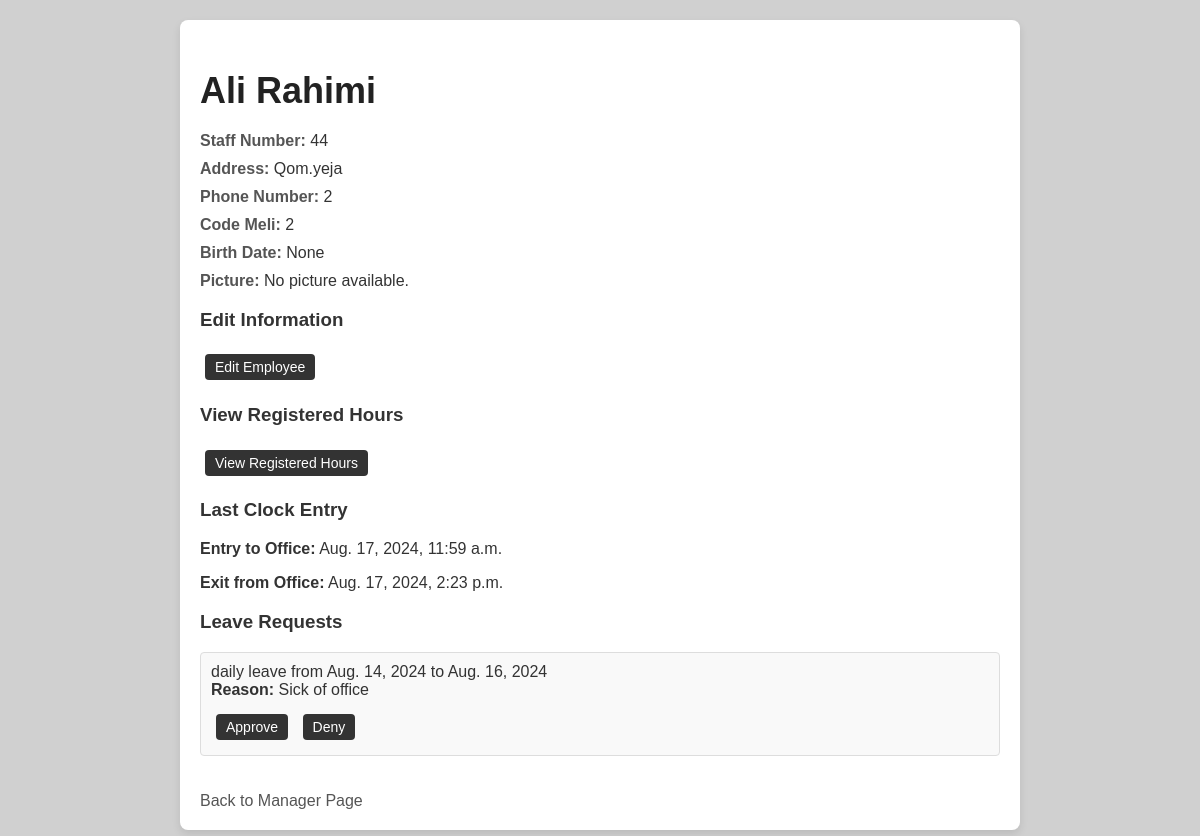
The app's page /employee/5/ (signed in) with its own data.
### daftarMain/models.py (models this page shows, shortened)
class OfficeUser(models.Model):
    MILITARY_SERVICE_TYPE = [
        ('COM', 'Complete'),
        ('PEN', 'Pending'),
        ('N/A' , 'Do not have')
    ]
    user = models.OneToOneField(User, on_delete=models.CASCADE, null=True, blank=True) # remove null, blank = true
    first_name = models.CharField(max_length=30)
    last_name = models.CharField(max_length=30)
    phone = models.CharField(max_length=15, unique=True)
    home_phone = models.CharField(max_length=15, unique=True, null=True, blank=True)
    birth_date = models.DateField(null=True, blank=True)
    code_meli = models.CharField(max_length=10)
    office_admin = models.ForeignKey(OfficeManager, on_delete=models.CASCADE, null=True, blank=True) # remove null, blank = true
    staff_number = models.CharField(max_length=20, unique=True, null=True, blank=True)
    staff_pic = models.ImageField(upload_to='staff_pics/', null=True, blank=True)
    address = models.TextField(null=True, blank=True)
    have_bime = models.BooleanField(default=False)
    code_bime = models.CharField(max_length=30,null=True,blank=True)
    family_phone_number = models.CharField(max_length=15,null=True,blank=True)
    marital_status = models.BooleanField(default=False)
    military_service_status = models.CharField(max_length=3 ,choices= MILITARY_SERVICE_TYPE, default='N/A')
    childeren_count = models.CharField(max_length=3,default= 0)

class Clock(models.Model):
    entry_to_office = models.DateTimeField(null=True, blank=True)
    exit_from_office = models.DateTimeField(null=True, blank=True)
    is_reward_punishment = models.BooleanField(default=False)
    office_user = models.ForeignKey(OfficeUser, on_delete=models.PROTECT, null=True, blank=True) # remove null, blank = true
    projects = models.ManyToManyField('Project', related_name="clock_entries", blank=True)

class Leave(models.Model):
    office_user = models.ForeignKey(OfficeUser, on_delete=models.CASCADE)
    leave_type = models.CharField(max_length=10, choices=[('hourly', 'Hourly'), ('daily', 'Daily')])
    start_time = models.DateTimeField(null=True, blank=True)
    end_time = models.DateTimeField(null=True, blank=True)
    start_date = models.DateField(null=True, blank=True)
    end_date = models.DateField(null=True, blank=True)
    reason = models.TextField(null=True, blank=True)
    approved = models.BooleanField(default=None, null=True, blank=True)

### daftarMain/views.py (the view)
# urls.py: path('employee/<int:employee_id>/', views.employee_detail, name='employee_detail'),
@login_required
def employee_detail(request, employee_id):
    employee = get_object_or_404(OfficeUser, id=employee_id)
    last_clock_entry = Clock.objects.filter(office_user=employee).order_by('-entry_to_office').first()
    leave_requests = Leave.objects.filter(office_user=employee, approved=None).order_by('-start_date')
    context = {
        'employee': employee,
        'last_clock_entry': last_clock_entry,
        'leave_requests': leave_requests,
    }
    return render(request, 'employee_detail.html', context)

### daftarMain/templates/employee_detail.html (shortened to what this page needs)
<!DOCTYPE html>
<html lang="en">
<head>
</head>
<body>
    <div class="container">
        <h2>{{ employee.first_name }} {{ employee.last_name }}</h2>
        <div class="details">
            <p><strong>Staff Number:</strong> {{ employee.staff_number }}</p>
            <p><strong>Address:</strong> {{ employee.address }}</p>
            <p><strong>Phone Number:</strong> {{ employee.phone }}</p>
            <p><strong>Code Meli:</strong> {{ employee.code_meli }}</p>
            <p><strong>Birth Date:</strong> {{ employee.birth_date }}</p>
            {% if employee.staff_pic %}
                <p><strong>Picture:</strong></p>
                <img src="{{ employee.staff_pic.url }}" alt="{{ employee.first_name }}'s Picture" width="200">
            {% else %}
                <p><strong>Picture:</strong> No picture available.</p>
            {% endif %}
            <h3>Edit Information</h3>
            <a href="{% url 'edit_employee' employee.id %}" class="button">Edit Employee</a>
            <h3>View Registered Hours</h3>
            <a href="{% url 'registered_hours' employee.id %}" class="button">View Registered Hours</a>
        </div>
        <h3>Last Clock Entry</h3>
        {% if last_clock_entry %}
            <p><strong>Entry to Office:</strong> {{ last_clock_entry.entry_to_office }}</p>
            <p><strong>Exit from Office:</strong> {{ last_clock_entry.exit_from_office }}</p>
        {% else %}
            <p>No clock entries found.</p>
        {% endif %}
        <h3>Leave Requests</h3>
        <div class="leave-requests">
            {% if leave_requests %}
                <ul>
                    {% for leave in leave_requests %}
                    <li>
                        {{ leave.leave_type }} leave from
                        {% if leave.leave_type == 'daily' %}
                            {{ leave.start_date }}
                            to {{ leave.end_date }}
                        {% elif leave.leave_type == 'hourly' %}
                            {{ leave.start_time }}
                            to {{ leave.end_time }}
                        {% endif %} <br>
                        <strong>Reason:</strong> {{ leave.reason }} <br>
                        <div class="buttons">
                            <form method="post" action="{% url 'approve_leave' leave.id %}" style="display:inline;">
                                <button type="submit" class="button">Approve</button>
                            </form>
                            <form method="post" action="{% url 'deny_leave' leave.id %}" style="display:inline;">
                                <button type="submit" class="button">Deny</button>
                            </form>
                        </div>
                    </li>
                    {% endfor %}
                </ul>
            {% else %}
                <p>No leave requests found.</p>
            {% endif %}
        </div>
        <a href="{% url 'office_manager_page' %}" class="back-link">Back to Manager Page</a>
    </div>
</body>
</html>

### daftarMain/templates/employee_detail.html (style rules this page uses)
body { font-family: Arial, sans-serif; margin: 20px; background-color: #d0d0d0; color: #333; }
.container { background: #fff; border-radius: 8px; box-shadow: 0 4px 8px rgba(0, 0, 0, 0.1); padding: 20px; max-width: 800px; margin: auto; }
h2 { font-size: 36px; color: #222; margin-bottom: 20px; }
.details p { margin: 10px 0; }
.details strong { color: #555; }
.leave-requests ul { list-style: none; padding: 0; }
.leave-requests li { margin: 10px 0; padding: 10px; background: #f9f9f9; border-radius: 4px; border: 1px solid #ddd; }
.leave-requests .buttons { margin-top: 10px; }
.button { display: inline-block; padding: 5px 10px; margin: 5px; border: none; border-radius: 4px; color: #fff; background-color: #333; text-decoration: none; font-size: 14px; text-align: center; }
.back-link { display: inline-block; margin-top: 20px; text-decoration: none; color: #555; font-size: 16px; }

### records on screen
OfficeUser: first_name "Ali", last_name "Rahimi", staff_number "44", address "Qom.yeja", phone "2", code_meli "2", birth_date "None"
Clock: entry_to_office "Aug. 17, 2024, 11:59 a.m.", exit_from_office "Aug. 17, 2024, 2:23 p.m."
Leave: leave_type "daily", start_date "Aug. 14, 2024", end_date "Aug. 16, 2024", reason "Sick of office"
